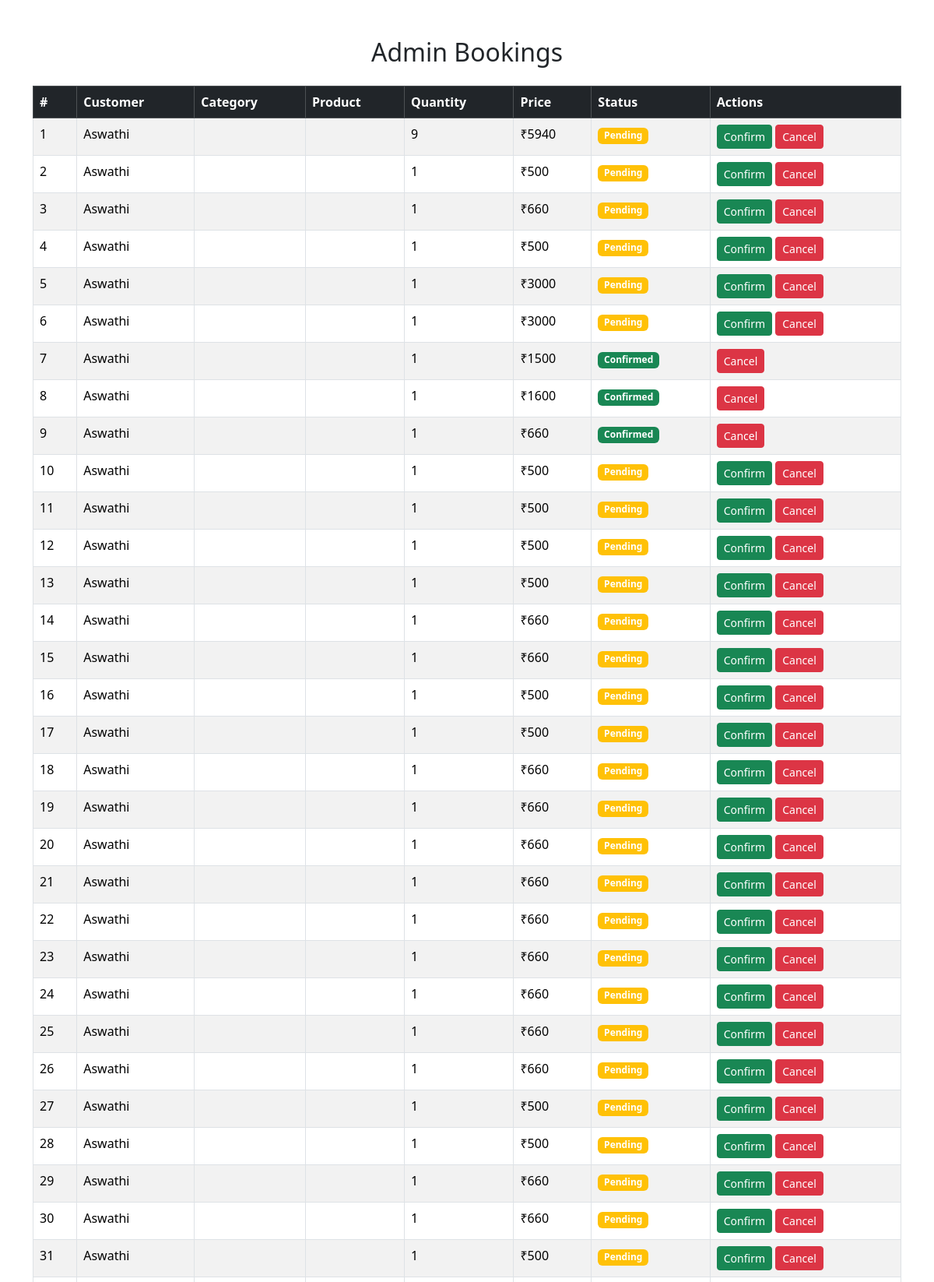
/admin_bookings (upper part), run on the app's committed database.
### app/models.py (models this page shows)
class Buy(models.Model):
    user=models.ForeignKey(User,on_delete=models.CASCADE)
    cake=models.ForeignKey(Cake,on_delete=models.CASCADE)
    price=models.IntegerField()
    quantity = models.PositiveIntegerField(default=1)
    date=models.DateField(auto_now_add=True)
    address = models.ForeignKey(Address, on_delete=models.CASCADE)
    is_confirmed = models.BooleanField(default=False)
    order=models.ForeignKey(Order,on_delete=models.CASCADE,null=True)

### app/views.py (the view)
# urls.py: path('admin_bookings',views.admin_bookings),
def admin_bookings(req):
    user = User.objects.all()
    data = Buy.objects.select_related('address', 'cake', 'user', 'cake__category').all()[::-1]
    category = Category.objects.all()
    total_profit = sum(item.price * item.quantity for item in data)
    return render(req, 'shop/admin_bookings.html', {
        'user': user,
        'data': data,
        'category': category,
        'total_profit': total_profit
    })

### templates/shop/admin_bookings.html (shortened to what this page needs)
<!DOCTYPE html>
<html lang="en">
<head>
    <link rel="stylesheet" href="https://cdn.jsdelivr.net/npm/bootstrap@5.3.3/dist/css/bootstrap.min.css">
</head>
<body>
    <div class="container mt-5">
        <h2 class="text-center mb-4">Admin Bookings</h2>
        <table class="table table-bordered table-striped">
            <thead class="table-dark">
                <tr>
                    <th>#</th>
                    <th>Customer</th>
                    <th>Category</th>
                    <th>Product</th>
                    <th>Quantity</th>
                    <th>Price</th>
                    <th>Status</th>
                    <th>Actions</th>
                </tr>
            </thead>
            <tbody>
                {% for order in data %}
                <tr>
                    <td>{{ forloop.counter }}</td>
                    <td>{{ order.user.first_name }} {{ order.user.last_name }}</td>
                    <td>{{ order.category.name }}</td>
                    <td>{{ order.category.product.name }}</td>
                    <td>{{ order.quantity }}</td>
                    <td> ₹{{ order.price }}</td>
                    <td>
                        {% if order.is_confirmed %}
                            <span class="badge bg-success">Confirmed</span>
                        {% else %}
                            <span class="badge bg-warning">Pending</span>
                        {% endif %}
                    </td>
                    <td>
                        {% if not order.is_confirmed %}
                            <a href="{% url 'confirm_order' order.id %}" class="btn btn-sm btn-success">Confirm</a>
                        {% endif %}
                        <a href="{% url 'cancel_order' order.id %}" class="btn btn-sm btn-danger">Cancel</a>
                    </td>
                </tr>
                {% endfor %}
            </tbody>
        </table>
    </div>
</body>
</html>

### data on the page
Buy: user.first_name "Aswathi", quantity "9", price "5940", is_confirmed "Pending"
Buy: user.first_name "Aswathi", quantity "1", price "500", is_confirmed "Pending"
Buy: user.first_name "Aswathi", quantity "1", price "660", is_confirmed "Pending"
Buy: user.first_name "Aswathi", quantity "1", price "500", is_confirmed "Pending"
Buy: user.first_name "Aswathi", quantity "1", price "3000", is_confirmed "Pending"
Buy: user.first_name "Aswathi", quantity "1", price "3000", is_confirmed "Pending"
Buy: user.first_name "Aswathi", quantity "1", price "1500", is_confirmed "Confirmed"
Buy: user.first_name "Aswathi", quantity "1", price "1600", is_confirmed "Confirmed"
Buy: user.first_name "Aswathi", quantity "1", price "660", is_confirmed "Confirmed"
Buy: user.first_name "Aswathi", quantity "1", price "500", is_confirmed "Pending"
Buy: user.first_name "Aswathi", quantity "1", price "500", is_confirmed "Pending"
Buy: user.first_name "Aswathi", quantity "1", price "500", is_confirmed "Pending"
Buy: user.first_name "Aswathi", quantity "1", price "500", is_confirmed "Pending"
Buy: user.first_name "Aswathi", quantity "1", price "660", is_confirmed "Pending"
Buy: user.first_name "Aswathi", quantity "1", price "660", is_confirmed "Pending"
Buy: user.first_name "Aswathi", quantity "1", price "500", is_confirmed "Pending"
Buy: user.first_name "Aswathi", quantity "1", price "500", is_confirmed "Pending"
Buy: user.first_name "Aswathi", quantity "1", price "660", is_confirmed "Pending"
Buy: user.first_name "Aswathi", quantity "1", price "660", is_confirmed "Pending"
Buy: user.first_name "Aswathi", quantity "1", price "660", is_confirmed "Pending"
Buy: user.first_name "Aswathi", quantity "1", price "660", is_confirmed "Pending"
Buy: user.first_name "Aswathi", quantity "1", price "660", is_confirmed "Pending"
Buy: user.first_name "Aswathi", quantity "1", price "660", is_confirmed "Pending"
Buy: user.first_name "Aswathi", quantity "1", price "660", is_confirmed "Pending"
Buy: user.first_name "Aswathi", quantity "1", price "660", is_confirmed "Pending"
Buy: user.first_name "Aswathi", quantity "1", price "660", is_confirmed "Pending"
Buy: user.first_name "Aswathi", quantity "1", price "500", is_confirmed "Pending"
Buy: user.first_name "Aswathi", quantity "1", price "500", is_confirmed "Pending"
Buy: user.first_name "Aswathi", quantity "1", price "660", is_confirmed "Pending"
Buy: user.first_name "Aswathi", quantity "1", price "660", is_confirmed "Pending"
Buy: user.first_name "Aswathi", quantity "1", price "500", is_confirmed "Pending"
